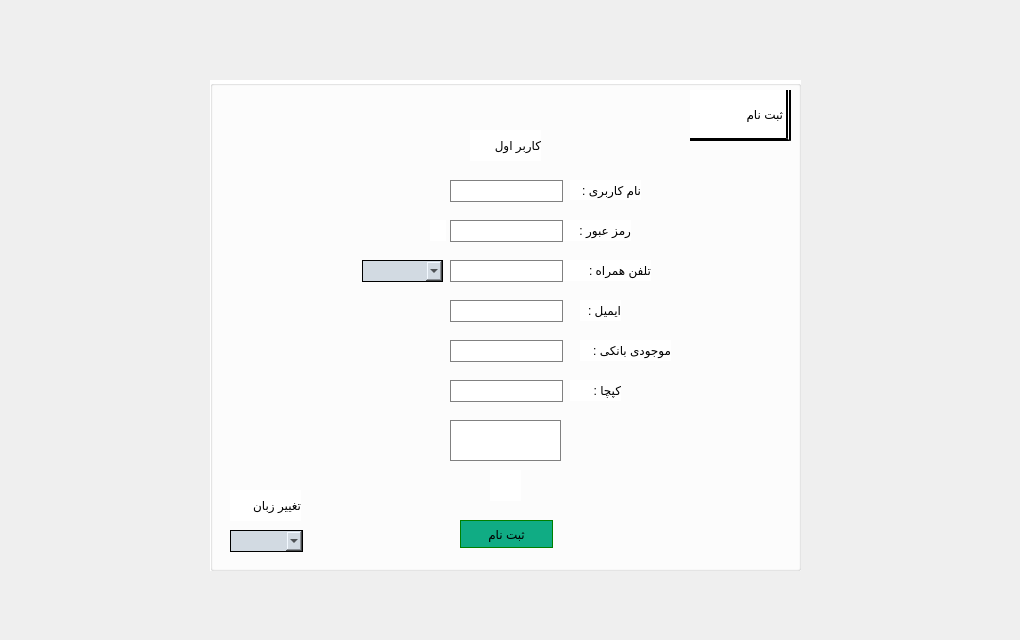
<?xml version="1.0" encoding="UTF-8"?>
<ui version="4.0">
 <class>bazi2nafare</class>
 <widget class="QDialog" name="bazi2nafare">
  <property name="geometry">
   <rect>
    <x>0</x>
    <y>0</y>
    <width>1020</width>
    <height>640</height>
   </rect>
  </property>
  <property name="windowTitle">
   <string>Dialog</string>
  </property>
  <widget class="QGroupBox" name="groupBox">
   <property name="geometry">
    <rect>
     <x>210</x>
     <y>80</y>
     <width>591</width>
     <height>491</height>
    </rect>
   </property>
   <property name="styleSheet">
    <string notr="true">background-color : white ;</string>
   </property>
   <property name="title">
    <string/>
   </property>
   <widget class="QLabel" name="Enrol_lab">
    <property name="geometry">
     <rect>
      <x>480</x>
      <y>10</y>
      <width>101</width>
      <height>51</height>
     </rect>
    </property>
    <property name="styleSheet">
     <string notr="true">border-right : 5px double black ;
border-left : none ;
border-top : none ;
border-bottom :3px solid black ;
font: 25pt &quot;B Arshia&quot;;</string>
    </property>
    <property name="text">
     <string>ثبت نام</string>
    </property>
   </widget>
   <widget class="QLabel" name="num_lab">
    <property name="geometry">
     <rect>
      <x>260</x>
      <y>50</y>
      <width>71</width>
      <height>31</height>
     </rect>
    </property>
    <property name="styleSheet">
     <string notr="true">border : none; 
font: 10pt &quot;B Sara&quot;;</string>
    </property>
    <property name="text">
     <string>کاربر اول</string>
    </property>
   </widget>
   <widget class="QLabel" name="Email_lab">
    <property name="geometry">
     <rect>
      <x>370</x>
      <y>220</y>
      <width>41</width>
      <height>21</height>
     </rect>
    </property>
    <property name="styleSheet">
     <string notr="true">border : none ;</string>
    </property>
    <property name="text">
     <string>ایمیل :</string>
    </property>
   </widget>
   <widget class="QLineEdit" name="lineEdit_Email">
    <property name="geometry">
     <rect>
      <x>240</x>
      <y>220</y>
      <width>113</width>
      <height>22</height>
     </rect>
    </property>
    <property name="styleSheet">
     <string notr="true">border : 1px solid grey ;</string>
    </property>
   </widget>
   <widget class="QPushButton" name="pushButton_Enroll">
    <property name="geometry">
     <rect>
      <x>250</x>
      <y>440</y>
      <width>93</width>
      <height>28</height>
     </rect>
    </property>
    <property name="styleSheet">
     <string notr="true">border : 1px solid green ;
background-color : #10ac84 ;</string>
    </property>
    <property name="text">
     <string>ثبت نام</string>
    </property>
   </widget>
   <widget class="QLabel" name="Password_lab">
    <property name="geometry">
     <rect>
      <x>340</x>
      <y>140</y>
      <width>81</width>
      <height>21</height>
     </rect>
    </property>
    <property name="styleSheet">
     <string notr="true">border : none ;</string>
    </property>
    <property name="text">
     <string>رمز عبور :</string>
    </property>
   </widget>
   <widget class="QLineEdit" name="lineEdit_Password">
    <property name="geometry">
     <rect>
      <x>240</x>
      <y>140</y>
      <width>113</width>
      <height>22</height>
     </rect>
    </property>
    <property name="styleSheet">
     <string notr="true">border : 1px solid grey ;</string>
    </property>
   </widget>
   <widget class="QLabel" name="Username_lab">
    <property name="geometry">
     <rect>
      <x>360</x>
      <y>100</y>
      <width>71</width>
      <height>20</height>
     </rect>
    </property>
    <property name="styleSheet">
     <string notr="true">border : none ;</string>
    </property>
    <property name="text">
     <string>نام کاربری :</string>
    </property>
   </widget>
   <widget class="QLineEdit" name="lineEdit_Username">
    <property name="geometry">
     <rect>
      <x>240</x>
      <y>100</y>
      <width>113</width>
      <height>22</height>
     </rect>
    </property>
    <property name="styleSheet">
     <string notr="true">border : 1px solid grey ;
</string>
    </property>
   </widget>
   <widget class="QLabel" name="Phonenum_lab">
    <property name="geometry">
     <rect>
      <x>350</x>
      <y>180</y>
      <width>91</width>
      <height>21</height>
     </rect>
    </property>
    <property name="styleSheet">
     <string notr="true">border : none ;</string>
    </property>
    <property name="text">
     <string>تلفن همراه :</string>
    </property>
   </widget>
   <widget class="QLineEdit" name="lineEdit_Phonenum">
    <property name="geometry">
     <rect>
      <x>240</x>
      <y>180</y>
      <width>113</width>
      <height>22</height>
     </rect>
    </property>
    <property name="styleSheet">
     <string notr="true">border : 1px solid grey ;</string>
    </property>
   </widget>
   <widget class="QLabel" name="Balance_lab">
    <property name="geometry">
     <rect>
      <x>370</x>
      <y>260</y>
      <width>91</width>
      <height>21</height>
     </rect>
    </property>
    <property name="styleSheet">
     <string notr="true">border : none ;</string>
    </property>
    <property name="text">
     <string>موجودی بانکی :</string>
    </property>
   </widget>
   <widget class="QLineEdit" name="lineEdit_Balance">
    <property name="geometry">
     <rect>
      <x>240</x>
      <y>260</y>
      <width>113</width>
      <height>22</height>
     </rect>
    </property>
    <property name="styleSheet">
     <string notr="true">border : 1px solid grey ;</string>
    </property>
   </widget>
   <widget class="QLabel" name="Kapcha_lab">
    <property name="geometry">
     <rect>
      <x>360</x>
      <y>300</y>
      <width>51</width>
      <height>21</height>
     </rect>
    </property>
    <property name="styleSheet">
     <string notr="true">border : none ;</string>
    </property>
    <property name="text">
     <string>کپچا :</string>
    </property>
   </widget>
   <widget class="QLineEdit" name="lineEdit_Kapcha">
    <property name="geometry">
     <rect>
      <x>240</x>
      <y>300</y>
      <width>113</width>
      <height>22</height>
     </rect>
    </property>
    <property name="styleSheet">
     <string notr="true">border : 1px solid grey ;</string>
    </property>
   </widget>
   <widget class="QLabel" name="lang_lab">
    <property name="geometry">
     <rect>
      <x>20</x>
      <y>410</y>
      <width>71</width>
      <height>31</height>
     </rect>
    </property>
    <property name="styleSheet">
     <string notr="true">font: 10pt &quot;B Sara&quot;;
border : none ;</string>
    </property>
    <property name="text">
     <string>تغییر زبان </string>
    </property>
   </widget>
   <widget class="QComboBox" name="comboBox_Lang">
    <property name="geometry">
     <rect>
      <x>20</x>
      <y>450</y>
      <width>73</width>
      <height>22</height>
     </rect>
    </property>
    <property name="styleSheet">
     <string notr="true">border : 1px solid black ;
background-color : #d2dae2</string>
    </property>
   </widget>
   <widget class="QPushButton" name="pushButton_Eye_2">
    <property name="geometry">
     <rect>
      <x>220</x>
      <y>140</y>
      <width>16</width>
      <height>21</height>
     </rect>
    </property>
    <property name="styleSheet">
     <string notr="true">border : none;
image: url(:/eyeicon.png);</string>
    </property>
    <property name="text">
     <string/>
    </property>
   </widget>
   <widget class="QComboBox" name="comboBox_Phone">
    <property name="geometry">
     <rect>
      <x>152</x>
      <y>180</y>
      <width>81</width>
      <height>22</height>
     </rect>
    </property>
    <property name="styleSheet">
     <string notr="true">border : 1px solid black ;
background-color : #d2dae2</string>
    </property>
   </widget>
   <widget class="QLabel" name="kapcha_show">
    <property name="geometry">
     <rect>
      <x>240</x>
      <y>340</y>
      <width>111</width>
      <height>41</height>
     </rect>
    </property>
    <property name="styleSheet">
     <string notr="true">border : 1px solid grey ;</string>
    </property>
    <property name="text">
     <string/>
    </property>
   </widget>
   <widget class="QPushButton" name="pushButton_generate_kapcha">
    <property name="geometry">
     <rect>
      <x>280</x>
      <y>390</y>
      <width>31</width>
      <height>31</height>
     </rect>
    </property>
    <property name="styleSheet">
     <string notr="true">image : url(:/reseticon.png) ;
border : none;</string>
    </property>
    <property name="text">
     <string/>
    </property>
   </widget>
   <widget class="QPushButton" name="pushButton_eyeline_2">
    <property name="geometry">
     <rect>
      <x>220</x>
      <y>140</y>
      <width>16</width>
      <height>21</height>
     </rect>
    </property>
    <property name="styleSheet">
     <string notr="true">border : none ;
image: url(:/eyeline.jpg);</string>
    </property>
    <property name="text">
     <string/>
    </property>
   </widget>
  </widget>
 </widget>
 <resources/>
 <connections/>
</ui>
